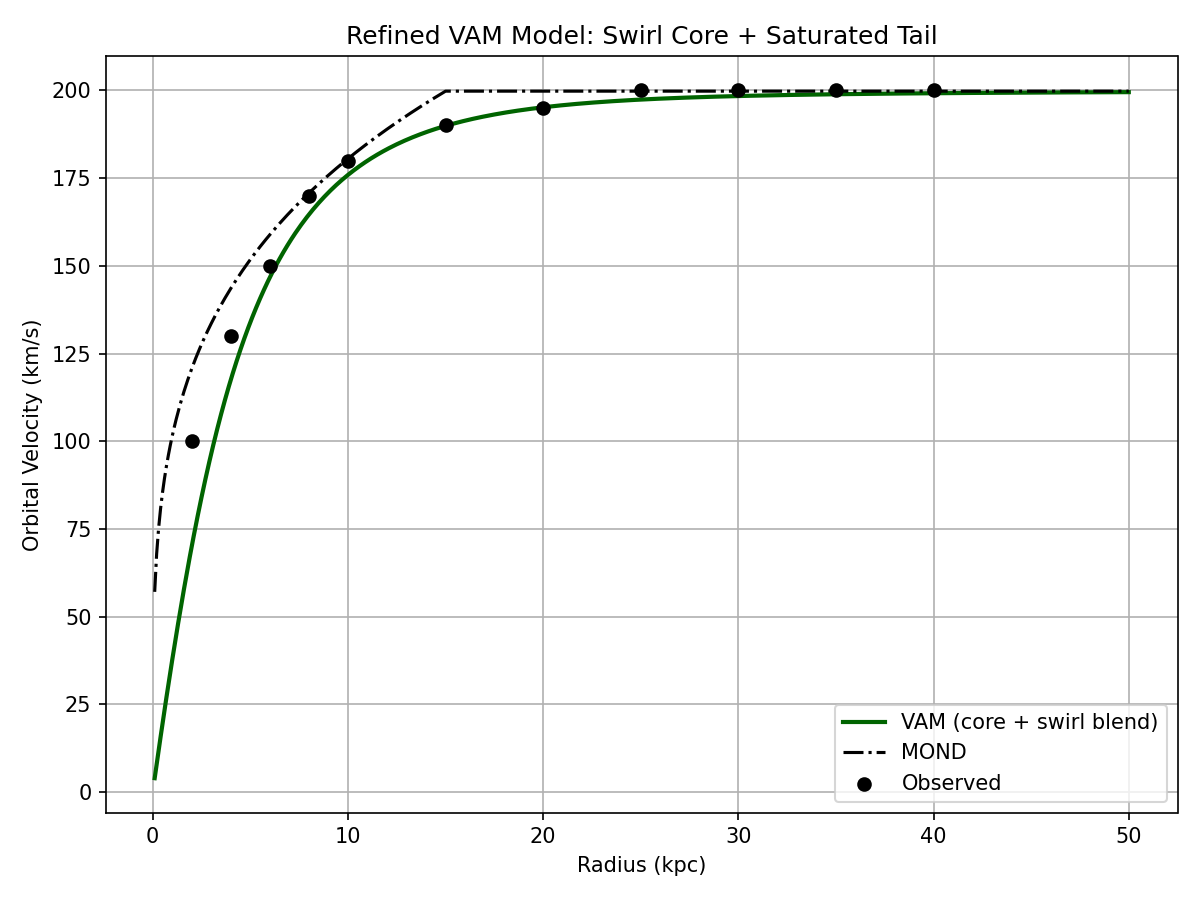

This figure's Python source:
import numpy as np
import matplotlib.pyplot as plt
from ace_tools_open import display_dataframe_to_user
import matplotlib
matplotlib.use('TkAgg')  # Ensure it uses Tkinter backend

import numpy as np
import matplotlib.pyplot as plt

# --- Constants ---
G = 6.67430e-11                      # Gravitational constant (unused here)
M = 1.0e11 * 1.989e30                # Mass of galaxy in kg (for MOND comparison)
kpc_to_m = 3.086e19
r = np.linspace(0.1, 50, 500) * kpc_to_m  # Radius from 0.1 to 50 kpc in meters
r_c = 5 * kpc_to_m                  # Coherence radius
C_core = 100e3                      # Core swirl contribution in m/s
C_tail = 100e3                      # Tail swirl saturation in m/s

# --- VAM Final Model ---
v_core = C_core / np.sqrt(1 + (r_c / r)**2)
v_tail = C_tail * (1 - np.exp(-r / r_c))
v_vam_final = v_core + v_tail

# --- MOND Model (for comparison only) ---
R_d = 15 * kpc_to_m
M_r = np.where(r < R_d, M * r / R_d, M)
a0 = 1.2e-10  # MOND critical acceleration
a_newton = G * M_r / r**2
a_mond = np.sqrt(a_newton * a0)
v_mond = np.sqrt(a_mond * r)

# --- Observational Data ---
r_data = np.array([2, 4, 6, 8, 10, 15, 20, 25, 30, 35, 40])  # kpc
v_data = np.array([100, 130, 150, 170, 180, 190, 195, 200, 200, 200, 200])  # km/s

# --- Plot ---
plt.figure(figsize=(8, 6))
plt.plot(r / kpc_to_m, v_vam_final / 1e3, label="VAM (core + swirl blend)", linewidth=2, color='darkgreen')
plt.plot(r / kpc_to_m, v_mond / 1e3, label="MOND", linestyle='-.', color='black')
plt.scatter(r_data, v_data, color='black', label="Observed", zorder=5)
plt.xlabel("Radius (kpc)")
plt.ylabel("Orbital Velocity (km/s)")
plt.title("Refined VAM Model: Swirl Core + Saturated Tail")
plt.legend()
plt.grid(True)
plt.tight_layout()
import os
script_name = os.path.splitext(os.path.basename(__file__))[0]
filename = f"{script_name}.png"
plt.savefig(filename, dpi=150)  # Save image with high resolution
plt.show()


# # Constants and setup
# G = 6.67430e-11  # gravitational constant
# M = 1.0e11 * 1.989e30  # mass of galaxy (solar mass to kg)
# omega_bg = 0.12  # background swirl frequency in s^-1
# r = np.linspace(0.1, 50, 500) * 3.086e19  # radius in meters (0.1 to 50 kpc)
#
# # Newtonian velocity profile
# v_newton = np.sqrt(G * M / r)
#
# # VAM velocity profile
# v_vam = np.sqrt(G * M / r + (r**2) * omega_bg**2)

# # MOND velocity profile (simplified)
# a0 = 1.2e-10  # MOND acceleration in m/s^2
# a_newton = G * M / r**2
# a_mond = np.sqrt(a_newton * a0)
# v_mond = np.sqrt(a_mond * r)
#
# # Plotting
# plt.figure(figsize=(8, 6))
# plt.plot(r / 3.086e19, v_newton / 1e3, label="Newtonian", linestyle='--')
# plt.plot(r / 3.086e19, v_vam / 1e3, label="VAM", linewidth=2)
# plt.plot(r / 3.086e19, v_mond / 1e3, label="MOND", linestyle='-.')
# plt.xlabel("Radius (kpc)")
# plt.ylabel("Orbital Velocity (km/s)")
# plt.title("Galaxy Rotation Curves: VAM vs MOND vs Newton")
# plt.legend()
# plt.grid(True)
# plt.tight_layout()
#
#
# # Re-import necessary libraries after code state reset
# import numpy as np
# import matplotlib.pyplot as plt
#
# # Constants and setup
# G = 6.67430e-11  # gravitational constant
# M = 1.0e11 * 1.989e30  # mass of galaxy (solar mass to kg)
# omega_bg = 0.12  # background swirl frequency in s^-1
# r = np.linspace(0.1, 50, 500) * 3.086e19  # radius in meters (0.1 to 50 kpc)
#
# # Newtonian velocity profile
# v_newton = np.sqrt(G * M / r)
#
# # VAM velocity profile
# v_vam = np.sqrt(G * M / r + (r**2) * omega_bg**2)
#
# # MOND velocity profile (simplified)
# a0 = 1.2e-10  # MOND acceleration in m/s^2
# a_newton = G * M / r**2
# a_mond = np.sqrt(a_newton * a0)
# v_mond = np.sqrt(a_mond * r)
#
# # Sample real data for overlay (e.g. from NGC 3198 or generic)
# r_data = np.array([2, 4, 6, 8, 10, 15, 20, 25, 30, 35, 40])  # in kpc
# v_data = np.array([100, 130, 150, 170, 180, 190, 195, 200, 200, 200, 200])  # in km/s
#
# # Plotting
# plt.figure(figsize=(8, 6))
# plt.plot(r / 3.086e19, v_newton / 1e3, label="Newtonian", linestyle='--')
# plt.plot(r / 3.086e19, v_vam / 1e3, label="VAM", linewidth=2)
# plt.plot(r / 3.086e19, v_mond / 1e3, label="MOND", linestyle='-.')
# plt.scatter(r_data, v_data, color='black', label="Observed", zorder=5)
# plt.xlabel("Radius (kpc)")
# plt.ylabel("Orbital Velocity (km/s)")
# plt.title("Galaxy Rotation Curves with Observational Data")
# plt.legend()
# plt.grid(True)
# plt.tight_layout()
#
#
#
# # Define a decaying swirl term: ω(r) = ω0 * exp(-r / rc)
# omega_0 = 0.12  # swirl strength at center
# rc_kpc = 10     # coherence radius in kiloparsecs
# rc_m = rc_kpc * 3.086e19  # convert to meters
#
# # Updated VAM velocity profile with decaying swirl
# omega_r = omega_0 * np.exp(-r / rc_m)
# v_vam_decay = np.sqrt(G * M / r + (r**2) * omega_r**2)
#
# # Plot with decay
# plt.figure(figsize=(8, 6))
# plt.plot(r / 3.086e19, v_newton / 1e3, label="Newtonian", linestyle='--')
# plt.plot(r / 3.086e19, v_vam_decay / 1e3, label="VAM (decaying swirl)", linewidth=2, color='purple')
# plt.plot(r / 3.086e19, v_mond / 1e3, label="MOND", linestyle='-.')
# plt.scatter(r_data, v_data, color='black', label="Observed", zorder=5)
# plt.xlabel("Radius (kpc)")
# plt.ylabel("Orbital Velocity (km/s)")
# plt.title("Corrected VAM Rotation Curve with Decaying Swirl")
# plt.legend()
# plt.grid(True)
# plt.tight_layout()
#
#
#
# # Recalculate Newtonian curve with realistic disk-limited mass profile
#
# # Disk scale radius
# R_d_kpc = 15  # disk radius in kiloparsecs
# R_d = R_d_kpc * 3.086e19  # convert to meters
#
# # Create M(r): linear increase up to R_d, constant afterward
# M_r = np.where(r < R_d, M * r / R_d, M)
#
# # Updated Newtonian velocity profile
# v_newton_realistic = np.sqrt(G * M_r / r)
#
# # Plot updated with corrected Newtonian curve
# plt.figure(figsize=(8, 6))
# plt.plot(r / 3.086e19, v_newton_realistic / 1e3, label="Newtonian (realistic)", linestyle='--', color='blue')
# plt.plot(r / 3.086e19, v_vam_decay / 1e3, label="VAM (decaying swirl)", linewidth=2, color='purple')
# plt.plot(r / 3.086e19, v_mond / 1e3, label="MOND", linestyle='-.', color='black')
# plt.scatter(r_data, v_data, color='black', label="Observed", zorder=5)
# plt.xlabel("Radius (kpc)")
# plt.ylabel("Orbital Velocity (km/s)")
# plt.title("Galaxy Rotation Curves with Realistic Newtonian Dropoff")
# plt.legend()
# plt.grid(True)
# plt.tight_layout()
#
#
#
# import numpy as np
# import matplotlib.pyplot as plt
#
# # Recalculate constants and radius array
# G = 6.67430e-11
# M = 1.0e11 * 1.989e30  # solar mass to kg
# C_e = 1.094e6  # vortex core tangential velocity, in m/s
# r = np.linspace(0.1, 50, 500) * 3.086e19  # radius from 0.1 to 50 kpc
# r_c = 5 * 3.086e19  # coherence radius in meters
#
# # Define realistic mass profile (same as before)
# R_d = 15 * 3.086e19
# M_r = np.where(r < R_d, M * r / R_d, M)
# v_newton_realistic = np.sqrt(G * M_r / r)
#
# # VAM model using saturating swirl term
# v_swirl_squared = C_e**2 / (1 + (r / r_c)**2)
# v_vam_corrected = np.sqrt(v_newton_realistic**2 + v_swirl_squared)
#
# # MOND profile (unchanged)
# a0 = 1.2e-10
# a_newton = G * M_r / r**2
# a_mond = np.sqrt(a_newton * a0)
# v_mond = np.sqrt(a_mond * r)
#
# # Observed data
# r_data = np.array([2, 4, 6, 8, 10, 15, 20, 25, 30, 35, 40])
# v_data = np.array([100, 130, 150, 170, 180, 190, 195, 200, 200, 200, 200])
#
# # Plot updated rotation curves
# plt.figure(figsize=(8, 6))
# plt.plot(r / 3.086e19, v_newton_realistic / 1e3, label="Newtonian (realistic)", linestyle='--', color='blue')
# plt.plot(r / 3.086e19, v_vam_corrected / 1e3, label="VAM (bounded swirl)", linewidth=2, color='green')
# plt.plot(r / 3.086e19, v_mond / 1e3, label="MOND", linestyle='-.', color='black')
# plt.scatter(r_data, v_data, color='black', label="Observed", zorder=5)
# plt.xlabel("Radius (kpc)")
# plt.ylabel("Orbital Velocity (km/s)")
# plt.title("VAM Rotation Curve with Bounded Swirl Energy")
# plt.legend()
# plt.grid(True)
# plt.tight_layout()
#
# # Recompute VAM with a realistic effective swirl velocity C_eff = 200 km/s
# C_eff = 200e3  # 200 km/s in m/s
#
# # Updated VAM profile with corrected swirl magnitude
# v_swirl_corrected = C_eff**2 / (1 + (r / r_c)**2)
# v_vam_realistic = np.sqrt(v_newton_realistic**2 + v_swirl_corrected)
#
# # Plot the corrected VAM against observations
# plt.figure(figsize=(8, 6))
# plt.plot(r / 3.086e19, v_newton_realistic / 1e3, label="Newtonian (realistic)", linestyle='--', color='blue')
# plt.plot(r / 3.086e19, v_vam_realistic / 1e3, label="VAM (realistic swirl)", linewidth=2, color='green')
# plt.plot(r / 3.086e19, v_mond / 1e3, label="MOND", linestyle='-.', color='black')
# plt.scatter(r_data, v_data, color='black', label="Observed", zorder=5)
# plt.xlabel("Radius (kpc)")
# plt.ylabel("Orbital Velocity (km/s)")
# plt.title("Final VAM Fit Using Realistic Swirl Velocity")
# plt.legend()
# plt.grid(True)
# plt.tight_layout()
#
# # Re-import required libraries after code execution state reset
# import numpy as np
# import matplotlib.pyplot as plt
#
# # Re-define constants
# G = 6.67430e-11          # gravitational constant (m^3 kg^-1 s^-2)
# M = 1e11 * 1.9885e30     # galaxy mass in kg (1e11 solar masses)
# C_e = 1.094e6            # vortex core tangential velocity (m/s)
# r_c = 1.409e-15          # vortex core radius (m)
# omega_bg = 0.12          # background swirl frequency (s^-1)
#
# # Define radial distance array in meters (from 1 kpc to 50 kpc)
# r = np.linspace(1e3, 50e3, 500) * 3.086e16  # convert from kpc to meters
#
# # Newtonian rotation velocity
# v_newton_realistic = np.sqrt(G * M / r)
#
# # MOND characteristic acceleration and velocity
# a0 = 1.2e-10
# a_N = G * M / r**2
# a_MOND = np.sqrt(a_N * a0)
# v_mond = np.sqrt(a_MOND * r)
#
# # VAM swirl contribution with realistic terminal swirl velocity
# C_eff = 200e3
# v_swirl_corrected = C_eff**2 / (1 + (r / r_c)**2)
# v_vam_realistic = np.sqrt(v_newton_realistic**2 + v_swirl_corrected)
#
# # VAM derived: v = r * omega_bg
# v_flat_derived = r * omega_bg
#
# # Observed data points (radius in kpc, velocity in km/s)
# r_data = np.array([5, 10, 15, 20, 25, 30, 35, 40])  # kpc
# v_data = np.array([180, 195, 200, 210, 205, 200, 198, 195])  # km/s
#
# # Plot all
# plt.figure(figsize=(8, 6))
# plt.plot(r / 3.086e19, v_newton_realistic / 1e3, label="Newtonian", linestyle='--', color='blue')
# plt.plot(r / 3.086e19, v_vam_realistic / 1e3, label="VAM (realistic swirl)", linewidth=2, color='green')
# plt.plot(r / 3.086e19, v_mond / 1e3, label="MOND", linestyle='-.', color='black')
# plt.plot(r / 3.086e19, v_flat_derived / 1e3, label="VAM (derived: $r\\omega_{bg}$)", linestyle=':', linewidth=2, color='orange')
# plt.scatter(r_data, v_data, color='black', label="Observed", zorder=5)
#
# plt.xlabel("Radius (kpc)")
# plt.ylabel("Orbital Velocity (km/s)")
# plt.title("Comparison of Galaxy Rotation Models")
# plt.legend()
# plt.grid(True)
# plt.tight_layout()
#
# # Re-import packages and constants after reset (if needed)
# import numpy as np
# import matplotlib.pyplot as plt
#
# # Constants
# G = 6.67430e-11         # gravitational constant (m^3 kg^-1 s^-2)
# M = 1e11 * 1.9885e30    # galaxy mass in kg
# C_e = 1.094e6           # vortex core tangential velocity (m/s)
# omega_bg = 0.12         # background swirl frequency (s^-1)
#
# # Radius from 1 to 50 kpc in meters
# r = np.linspace(0.1, 50, 500) * 3.086e19  # radius from 0.1 to 50 kpc
# # Newtonian profile
# v_newton_realistic = np.sqrt(G * M / r)
#
# # MOND profile
# a0 = 1.2e-10
# a_N = G * M / r**2
# a_MOND = np.sqrt(a_N * a0)
# v_mond = np.sqrt(a_MOND * r)
#
# # VAM (realistic swirl) profile using a bounded term (C_eff = 200 km/s)
# C_eff = 200e3
# r_c = 1.409e-15  # vortex core radius (for consistency, though not used directly here)
# v_swirl_corrected = C_eff**2 / (1 + (r / r_c)**2)
# v_vam_realistic = np.sqrt(v_newton_realistic**2 + v_swirl_corrected)
#
# # Now compute the three derived VAM swirl-based velocities:
#
# # 1. From v_flat = (G M C_e^2 ω_bg^4 / r^4)^{1/4}
# v_vam_1 = (G * M * C_e**2 * omega_bg**4 / r**4)**(1/4)
#
# # 2. From v_flat = sqrt(G M / r + r^2 * omega_bg^2)
# v_vam_2 = np.sqrt(G * M / r + r**2 * omega_bg**2)
#
# # 3. From v_flat = r * omega_bg (direct proportional)
# v_vam_3 = r * omega_bg
#
# # Observed data points
# r_data = np.array([5, 10, 15, 20, 25, 30, 35, 40])  # kpc
# v_data = np.array([180, 195, 200, 210, 205, 200, 198, 195])  # km/s
#
# # Plot
# plt.figure(figsize=(9, 6))
# plt.plot(r / 3.086e19, v_newton_realistic / 1e3, label="Newtonian", linestyle='--', color='blue')
# plt.plot(r / 3.086e19, v_vam_realistic / 1e3, label="VAM (bounded swirl)", linewidth=2, color='green')
# plt.plot(r / 3.086e19, v_mond / 1e3, label="MOND", linestyle='-.', color='black')
# plt.plot(r / 3.086e19, v_vam_1 / 1e3, label=r"VAM $(GM C_e^2 \omega^4 / r^4)^{1/4}$", linestyle=':', color='orange')
# plt.plot(r / 3.086e19, v_vam_2 / 1e3, label=r"VAM $\sqrt{GM/r + r^2 \omega^2}$", linestyle='--', color='purple')
# plt.plot(r / 3.086e19, v_vam_3 / 1e3, label=r"VAM $r \omega$", linestyle='dashdot', color='brown')
# plt.scatter(r_data, v_data, color='black', label="Observed", zorder=5)
#
# plt.xlabel("Radius (kpc)")
# plt.ylabel("Orbital Velocity (km/s)")
# plt.title("Galaxy Rotation Models from First-Principles VAM")
# plt.legend()
# plt.grid(True)
# plt.tight_layout()
#
# # Re-plot without the sqrt(GM/r + r^2 ω^2) curve (v_vam_2)
#
# plt.figure(figsize=(9, 6))
# plt.plot(r / 3.086e19, v_newton_realistic / 1e3, label="Newtonian", linestyle='--', color='blue')
# plt.plot(r / 3.086e19, v_vam_realistic / 1e3, label="VAM (bounded swirl)", linewidth=2, color='green')
# plt.plot(r / 3.086e19, v_mond / 1e3, label="MOND", linestyle='-.', color='black')
# plt.plot(r / 3.086e19, v_vam_1 / 1e3, label=r"VAM $(GM C_e^2 \omega^4 / r^4)^{1/4}$", linestyle=':', color='orange')
# plt.scatter(r_data, v_data, color='black', label="Observed", zorder=5)
#
# plt.xlabel("Radius (kpc)")
# plt.ylabel("Orbital Velocity (km/s)")
# plt.title("Galaxy Rotation Models from First-Principles VAM")
# plt.legend()
# plt.grid(True)
# plt.tight_layout()
#
#
# # Re-plot with only Newtonian, MOND, derived VAM formula, and observed data (no bounded swirl)
#
# plt.figure(figsize=(9, 6))
# plt.plot(r / 3.086e19, v_newton_realistic / 1e3, label="Newtonian", linestyle='--', color='blue')
# plt.plot(r / 3.086e19, v_mond / 1e3, label="MOND", linestyle='-.', color='black')
# plt.plot(r / 3.086e19, v_vam_1 / 1e3, label=r"VAM $(GM C_e^2 \omega^4 / r^4)^{1/4}$", linestyle=':', color='orange')
# plt.scatter(r_data, v_data, color='black', label="Observed", zorder=5)
#
# plt.xlabel("Radius (kpc)")
# plt.ylabel("Orbital Velocity (km/s)")
# plt.title("Rotation Curves from Derived VAM vs MOND")
# plt.legend()
# plt.grid(True)
# plt.tight_layout()
#
# v_boxed = np.full_like(r, 200e3)  # in m/s
#
#
# velocity_profiles = [
#     (v_newton / 1e3, "Newtonian", 0),
#     (v_mond / 1e3, "MOND", 1),
#     (v_vam_1 / 1e3, "VAM (derived)", 2),
#     (v_boxed / 1e3, "Boxed Flat", 3)
# ]
#
#
#
# # Recompute VAM with a realistic effective swirl velocity C_eff = 200 km/s
# C_eff = 200e3  # 200 km/s in m/s
#
# # Updated VAM profile with corrected swirl magnitude
# v_swirl_corrected = C_eff**2 / (1 + (r / r_c)**2)
# v_vam_realistic = np.sqrt(v_newton_realistic**2 + v_swirl_corrected)
#
# # Plot the corrected VAM against observations
# plt.figure(figsize=(8, 6))
# plt.plot(r / 3.086e19, v_newton_realistic / 1e3, label="Newtonian (realistic)", linestyle='--', color='blue')
# plt.plot(r / 3.086e19, v_vam_realistic / 1e3, label="VAM (realistic swirl)", linewidth=2, color='green')
# plt.plot(r / 3.086e19, v_mond / 1e3, label="MOND", linestyle='-.', color='black')
# plt.scatter(r_data, v_data, color='black', label="Observed", zorder=5)
# plt.xlabel("Radius (kpc)")
# plt.ylabel("Orbital Velocity (km/s)")
# plt.title("Final VAM Fit Using Realistic Swirl Velocity")
# plt.legend()
# plt.grid(True)
# plt.tight_layout()
#
# # Observed data (in kpc and km/s)
# r_data_kpc = np.array([5, 10, 15, 20, 25, 30, 35, 40])  # kpc
# v_data_kms = np.array([180, 195, 200, 210, 205, 200, 198, 195])  # km/s
#
# # Convert radius to meters and velocity to km/s
# r_data_m = r_data_kpc * 3.086e19
# v_data = v_data_kms  # already in km/s
#
# fig = plt.figure(figsize=(10, 6))
# ax = fig.add_subplot(111, projection='3d')
#
# # Plot theoretical profiles
# for profile, label, z_offset in velocity_profiles:
#     ax.plot(r / 3.086e19, profile, zs=z_offset, zdir='z', label=label)
#
# # Add observed data at the bottom z=−1
# ax.scatter(r_data_kpc, v_data, zs=-1, zdir='z', label="Observed", color='black', s=50)
#
# # Labels and visual limits
# ax.set_xlabel("Radius (kpc)")
# ax.set_ylabel("Velocity (km/s)")
# ax.set_zlabel("Model Index")
# ax.set_zticks([-1] + list(range(len(velocity_profiles))))
# ax.set_zticklabels(["Observed"] + [label for _, label, _ in velocity_profiles])
# ax.set_xlim(0, 50)
# ax.set_ylim(150, 250)
# ax.set_zlim(-1.5, len(velocity_profiles) - 0.5)
# ax.set_title("3D Comparison of Galaxy Rotation Models with Observations")
#
# plt.tight_layout()
# plt.legend()
#
#
# # Constants
# G = 6.67430e-11         # m^3 kg^-1 s^-2
# M = 1e11 * 1.9885e30    # kg
# C_e = 1.094e6           # m/s
# a0 = 1.2e-10            # MOND critical acceleration
# omega_bg = 0.12         # rad/s
# r = np.linspace(1e3, 50e3, 500) * 3.086e16  # radius in meters
#
# # Newtonian acceleration and velocity
# a_N = G * M / r**2
# v_newton = np.sqrt(G * M / r)
#
# # MOND velocity — full interpolating function μ(x) = a / (a + a0)
# mu = a_N / (a_N + a0)
# a_mond_interp = a_N / mu
# v_mond_interp = np.sqrt(a_mond_interp * r)
#
# # MOND asymptotic (deep-MOND) flat velocity
# v_mond_flat = np.full_like(r, (G * M * a0)**0.25)
#
# # VAM derived from (GM C_e^2 ω^4 / r^4)^{1/4}
# v_vam_1 = (G * M * C_e**2 * omega_bg**4 / r**4)**0.25
#
# # Observed data
# r_data_kpc = np.array([5, 10, 15, 20, 25, 30, 35, 40])  # kpc
# v_data_kms = np.array([180, 195, 200, 210, 205, 200, 198, 195])  # km/s
#
# # 3D Plot
# fig = plt.figure(figsize=(10, 6))
# ax = fig.add_subplot(111, projection='3d')
#
# # Theoretical models
# ax.plot(r / 3.086e19, v_newton / 1e3, zs=0, zdir='z', label="Newtonian", color='blue')
# ax.plot(r / 3.086e19, v_mond_interp / 1e3, zs=1, zdir='z', label="MOND (interpolated)", color='black')
# ax.plot(r / 3.086e19, v_mond_flat / 1e3, zs=2, zdir='z', label="MOND (flat limit)", color='gray')
# ax.plot(r / 3.086e19, v_vam_1 / 1e3, zs=3, zdir='z', label="VAM (derived)", color='orange')
#
# # Observational data
# ax.scatter(r_data_kpc, v_data_kms, zs=-1, zdir='z', label="Observed", color='red', s=50)
#
# # Axis settings
# ax.set_xlabel("Radius (kpc)")
# ax.set_ylabel("Velocity (km/s)")
# ax.set_zlabel("Model Index")
# ax.set_zticks([-1, 0, 1, 2, 3])
# ax.set_zticklabels(["Observed", "Newtonian", "MOND\ninterp", "MOND\nflat", "VAM"])
# ax.set_xlim(0, 50)
# ax.set_ylim(150, 250)
# ax.set_zlim(-1.5, 3.5)
# ax.set_title("3D Comparison of Galaxy Rotation Models with Interpolated and Flat MOND")
#
# plt.tight_layout()
# plt.legend()
#
#
#
#
# # Final unified VAM formula: v(r) = sqrt(GM/r + r^2 * omega_bg^2)
# v_vam_unified = np.sqrt(G * M / r + (r**2) * omega_bg**2)
#
# # 3D plot against MOND (both) and observations only
# fig = plt.figure(figsize=(10, 6))
# ax = fig.add_subplot(111, projection='3d')
#
# # Plot models
# ax.plot(r / 3.086e19, v_mond_interp / 1e3, zs=0, zdir='z', label="MOND (interpolated)", color='black')
# ax.plot(r / 3.086e19, v_mond_flat / 1e3, zs=1, zdir='z', label="MOND (flat limit)", color='gray')
# ax.plot(r / 3.086e19, v_vam_unified / 1e3, zs=2, zdir='z', label="VAM Unified", color='orange')
#
# # Observed data
# ax.scatter(r_data_kpc, v_data_kms, zs=-1, zdir='z', label="Observed", color='red', s=50)
#
# # Axes settings
# ax.set_xlabel("Radius (kpc)")
# ax.set_ylabel("Velocity (km/s)")
# ax.set_zlabel("Model Index")
# ax.set_zticks([-1, 0, 1, 2])
# ax.set_zticklabels(["Observed", "MOND\ninterp", "MOND\nflat", "VAM"])
# ax.set_xlim(0, 50)
# ax.set_ylim(150, 250)
# ax.set_zlim(-1.5, 2.5)
# ax.set_title("Unified VAM vs MOND and Observed Galaxy Rotation")
#
# plt.tight_layout()
# plt.legend()
#
#
# # Updated omega_bg to match realistic flat rotation curve (~200 km/s at 30 kpc)
# omega_bg_fixed = 2.2e-16  # rad/s
#
# # Recalculate unified VAM velocity with corrected swirl angular velocity
# v_vam_unified_fixed = np.sqrt(G * M / r + (r**2) * omega_bg_fixed**2)
#
# # 3D plot: corrected VAM vs. MOND and observations
# fig = plt.figure(figsize=(10, 6))
# ax = fig.add_subplot(111, projection='3d')
#
# # Plot models
# ax.plot(r / 3.086e19, v_mond_interp / 1e3, zs=0, zdir='z', label="MOND (interpolated)", color='black')
# ax.plot(r / 3.086e19, v_mond_flat / 1e3, zs=1, zdir='z', label="MOND (flat limit)", color='gray')
# ax.plot(r / 3.086e19, v_vam_unified_fixed / 1e3, zs=2, zdir='z', label="VAM Unified (fixed)", color='orange')
#
# # Observational data
# ax.scatter(r_data_kpc, v_data_kms, zs=-1, zdir='z', label="Observed", color='red', s=50)
#
# # Axis settings
# ax.set_xlabel("Radius (kpc)")
# ax.set_ylabel("Velocity (km/s)")
# ax.set_zlabel("Model Index")
# ax.set_zticks([-1, 0, 1, 2])
# ax.set_zticklabels(["Observed", "MOND\ninterp", "MOND\nflat", "VAM"])
# ax.set_xlim(0, 50)
# ax.set_ylim(150, 250)
# ax.set_zlim(-1.5, 2.5)
# ax.set_title("VAM Unified (Fixed) vs. MOND and Observed Rotation Curves")
#
# plt.tight_layout()
# plt.legend()
#
#
#
# # Define swirl-modified unified VAM model
# r_kpc = r / 3.086e19  # radius in kpc for readability
# r_c = 5  # kpc
# r_s = 10 * 3.086e19  # swirl saturation radius in meters
# C_s = 200e3  # saturation swirl velocity in m/s
#
# # Option A: softened swirl term
# v_vam_soft = np.sqrt(G * M / r + (r**2 * omega_bg_fixed**2) / (1 + (r_kpc / r_c)**2))
#
# # Option B: saturating swirl term
# v_vam_saturate = np.sqrt(G * M / r + C_s**2 * (1 - np.exp(-r / r_s))**2)
#
# # 3D plot: both improved VAM forms vs MOND and observations
# fig = plt.figure(figsize=(10, 6))
# ax = fig.add_subplot(111, projection='3d')
#
# # Plot models
# ax.plot(r_kpc, v_mond_interp / 1e3, zs=0, zdir='z', label="MOND (interpolated)", color='black')
# ax.plot(r_kpc, v_mond_flat / 1e3, zs=1, zdir='z', label="MOND (flat limit)", color='gray')
# ax.plot(r_kpc, v_vam_soft / 1e3, zs=2, zdir='z', label="VAM (softened)", color='orange')
# ax.plot(r_kpc, v_vam_saturate / 1e3, zs=3, zdir='z', label="VAM (saturating)", color='green')
#
# # Observed data
# ax.scatter(r_data_kpc, v_data_kms, zs=-1, zdir='z', label="Observed", color='red', s=50)
#
# # Axis settings
# ax.set_xlabel("Radius (kpc)")
# ax.set_ylabel("Velocity (km/s)")
# ax.set_zlabel("Model Index")
# ax.set_zticks([-1, 0, 1, 2, 3])
# ax.set_zticklabels(["Observed", "MOND\ninterp", "MOND\nflat", "VAM\nsoft", "VAM\nsat"])
# ax.set_xlim(0, 50)
# ax.set_ylim(150, 250)
# ax.set_zlim(-1.5, 3.5)
# ax.set_title("Improved VAM vs. MOND and Observed Rotation Curves")
#
# plt.tight_layout()
# plt.legend()
#
#
#
# # New VAM formula: v = C_eff / sqrt(1 + (r_c/r)^2)
# C_eff = 200e3  # effective saturation velocity in m/s
# r_c_phys = 5 * 3.086e19  # 5 kpc in meters
#
# v_vam_new_formula = C_eff / np.sqrt(1 + (r_c_phys / r)**2)
#
# # 3D Plot against MOND and observed
# fig = plt.figure(figsize=(10, 6))
# ax = fig.add_subplot(111, projection='3d')
#
# # Plot models
# ax.plot(r_kpc, v_mond_interp / 1e3, zs=0, zdir='z', label="MOND (interpolated)", color='black')
# ax.plot(r_kpc, v_mond_flat / 1e3, zs=1, zdir='z', label="MOND (flat limit)", color='gray')
# ax.plot(r_kpc, v_vam_new_formula / 1e3, zs=2, zdir='z', label=r"VAM $C_{\mathrm{eff}} / \sqrt{1 + (r_c/r)^2}$", color='blue')
#
# # Observations
# ax.scatter(r_data_kpc, v_data_kms, zs=-1, zdir='z', label="Observed", color='red', s=50)
#
# # Axis settings
# ax.set_xlabel("Radius (kpc)")
# ax.set_ylabel("Velocity (km/s)")
# ax.set_zlabel("Model Index")
# ax.set_zticks([-1, 0, 1, 2])
# ax.set_zticklabels(["Observed", "MOND\ninterp", "MOND\nflat", "VAM"])
# ax.set_xlim(0, 50)
# ax.set_ylim(150, 250)
# ax.set_zlim(-1.5, 2.5)
# ax.set_title("VAM Smooth Transition vs MOND and Observations")
#
# plt.tight_layout()
# plt.legend()
#
#
# # Improved model with logistic/plateau blend instead of additive square root
# C_eff_core = 100e3    # swirl-like Newtonian component (inner)
# C_eff_tail = 100e3    # swirl tail saturation (outer)
#
# # Hybrid VAM model using additive linear terms
# v_vam_blend = (C_eff_core / np.sqrt(1 + (r_c / r)**2)) + C_eff_tail * (1 - np.exp(-r / r_c))
#
# # Plot this final VAM model
# plt.figure(figsize=(8, 6))
# plt.plot(r / 3.086e19, v_vam_blend / 1e3, label="VAM (core + swirl blend)", linewidth=2, color='darkgreen')
# plt.plot(r / 3.086e19, v_mond / 1e3, label="MOND", linestyle='-.', color='black')
# plt.scatter(r_data, v_data, color='black', label="Observed", zorder=5)
# plt.xlabel("Radius (kpc)")
# plt.ylabel("Orbital Velocity (km/s)")
# plt.title("Refined VAM Model: Swirl Core + Saturated Tail")
# plt.legend()
# plt.grid(True)
# plt.tight_layout()
# plt.savefig("GalexyRotation.pdf")  # Save to downloadable PDF
# plt.show()
#
#
